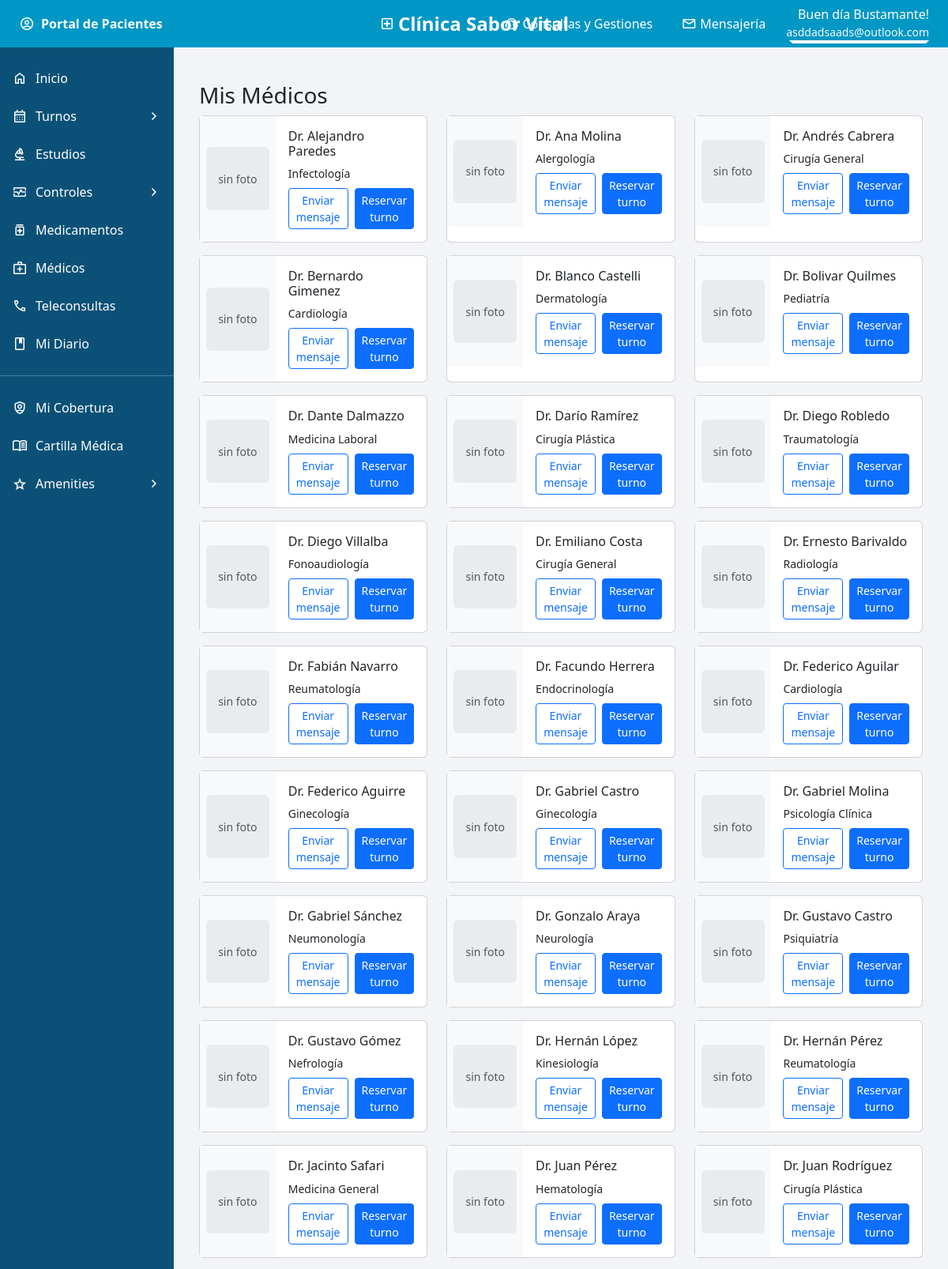
Screenshot of /pacientes/mis-medicos/9/ (signed in, upper part) with the database file from the repository.
### pacientes/models.py (models this page shows, shortened)
class Paciente(models.Model):
    perfil_usuario = models.ForeignKey(
        'usuarios.PerfilUsuario',
        on_delete=models.CASCADE,
        related_name="pacientes_asociados"
    )
    nombre = models.CharField(max_length=100)
    apellido = models.CharField(max_length=100)
    dni = models.CharField(max_length=20)
    email = models.EmailField()
    telefono = models.CharField(max_length=30)
    fecha_nacimiento = models.DateField(null=True, blank=True)
    obra_social = models.CharField(max_length=100, null=True, blank=True)

### profesionales/models.py (models this page shows, shortened)
class Profesional(models.Model):
    TIPO_CONSULTA = [
    ('PRES', 'Presencial'),
    ('TELE', 'Teleconsulta'),
    ('AMBOS', 'Hibrida'),
    ]
    nombre = models.CharField(max_length=100)
    email = models.EmailField(unique=True)
    matricula = models.CharField(max_length=50)
    telefono = models.CharField(max_length=30, null=True, blank=True)
    foto = models.ImageField(upload_to='profesionales/', null=True, blank=True)
    estado = models.BooleanField(default=True)
    servicios = models.ManyToManyField(Servicio, blank=True)
    disponibilidad = models.CharField(max_length=200)
    piso = models.IntegerField()
    consultorio = models.CharField(max_length=20, blank=True, null=True)
    horario_inicio = models.TimeField(blank=True, null=True)
    horario_fin = models.TimeField(blank=True, null=True)
    dias_disponibles = models.CharField(max_length=100, blank=True, null=True)
    tipo_consulta = models.CharField(max_length=5, choices=TIPO_CONSULTA, default='PRES')
    especialidad = models.ForeignKey(
        Especialidad,
        on_delete=models.PROTECT,
        related_name='profesionales'
    )
    class Meta:
        verbose_name = "Profesional"
        verbose_name_plural = "Profesionales"

class Especialidad(models.Model):
    nombre = models.CharField(max_length=100, unique=True)
    descripcion = models.TextField(blank=True, null=True)
    class Meta:
        verbose_name = "Especialidad"
        verbose_name_plural = "Especialidades"

### pacientes/views.py (the view)
# urls.py: path("mis-medicos/<int:paciente_id>/", views.mis_medicos, name="mis_medicos"),
def mis_medicos(request, paciente_id):
    paciente = cargar_paciente(request, paciente_id)
    profesionales = Profesional.objects.filter(estado=True).order_by("nombre")
    return render(request, "pacientes/mis_medicos.html", {
        "paciente": paciente,
        "paciente_id": paciente_id,
        "profesionales": profesionales,
    })

### pacientes/context_processors.py (called while the page is built)
def paciente_context(request):
    paciente = None
    paciente_id = None
    try:
        perfil = request.user.perfil
        if perfil and hasattr(perfil, "pacientes"):
            paciente_id = request.session.get("paciente_id")
            if paciente_id:
                paciente = perfil.pacientes.filter(id=paciente_id).first()
    except:
        pass
    return {
        "paciente": paciente,
        "paciente_id": paciente_id,
    }

### pacientes/views.py (called while the page is built)
def cargar_paciente(request, paciente_id):
    perfil = request.user.perfil
    return perfil.pacientes.get(pk=paciente_id)

### pacientes/templates/pacientes/mis_medicos.html (shortened to what this page needs)
{% extends "base.html" %}
{% block content %}
<div class="container py-4">
    <h3>Mis Médicos</h3>
    <div class="row">
        {% for p in profesionales %}
        <div class="col-md-4 mb-3">
            <div class="card h-100">
                <div class="row g-0">
                    <div class="col-4 d-flex align-items-center justify-content-center bg-light">
                        {% if p.foto %}
                            <img src="{{ p.foto.url }}" class="img-fluid rounded-start" style="max-height:90px;">
                        {% else %}
                            <div style="width:80px;height:80px;background:#e9ecef;border-radius:6px;display:flex;align-items:center;justify-content:center;">
                                <small class="text-muted">sin foto</small>
                            </div>
                        {% endif %}
                    </div>
                    <div class="col-8">
                        <div class="card-body">
                            <h6 class="card-title">{{ p.nombre }}</h6>
                            <p class="card-text small mb-2">{{ p.especialidad.nombre }}</p>
                            <div class="d-flex gap-2">
                                <a class="btn btn-outline-primary btn-sm" href="{% url 'pacientes:mensajeria' paciente.id %}">Enviar mensaje</a>
                                {% if p.estado %}
                                    {% if paciente %}
                                        <a class="btn btn-primary btn-sm" href="{% url 'turnos:solicitar_turno' paciente.id % }}?prof={{ p.id }}">Reservar turno</a>
                                {% else %}
                                    <button class="btn btn-secondary btn-sm" disabled>Sin turnos web</button>
                                {% endif %}
                            </div>
                        </div>
                    </div>
                </div>
            </div>
        </div>
        {% endfor %}
    </div>
</div>
{% endblock %}

### templates/base.html (shortened to what this page needs)
{% load static %}
<!DOCTYPE html>
<html lang="es">
<head>
    <link href="https://cdn.jsdelivr.net/npm/bootstrap@5.3.2/dist/css/bootstrap.min.css" rel="stylesheet">
    <link rel="stylesheet" href="{% static 'css/layout.css' %}">
</head>
<body>
    <div class="topbar d-flex align-items-center justify-content-between px-4 text-white">
        <div class="d-flex align-items-center gap-2 fw-bold">
            <span class="material-symbols-outlined">account_circle</span>
            Portal de Pacientes
        </div>
        <div class="topbar-center position-absolute start-50 translate-middle-x">
            <a href="{% url 'usuarios:portal_paciente' paciente.id %}"
                class="d-flex align-items-center gap-1 text-white text-decoration-none">
                <span class="material-symbols-outlined">local_hospital</span>
                Clínica Sabor Vital
            </a>
        </div>
        <div class="d-flex align-items-center gap-3 ms-auto">
            <a href="{% url 'pacientes:consultas_gestiones' paciente.id %}"
               class="topbar-link d-flex align-items-center gap-1 text-white text-decoration-none">
                <span class="material-symbols-outlined">support_agent</span>
                Consultas y Gestiones
            </a>
            <a href="{% url 'pacientes:mensajeria' paciente.id %}"
               class="topbar-link d-flex align-items-center gap-1 text-white text-decoration-none">
                <span class="material-symbols-outlined">mail</span>
                Mensajería
            </a>
            <div class="dropdown">
                <div class="d-flex flex-column text-end text-white dropdown-toggle"
                     data-bs-toggle="dropdown" style="cursor:pointer;">
                    <span>Buen día {{ paciente.nombre }}!</span>
                    <small class="text-light">{{ paciente.email }}</small>
                </div>
            </div>
        </div>
    </div>
    <div class="sidebar">
        <a href="{% url 'usuarios:portal_paciente' paciente.id %}">
            <span class="material-symbols-outlined">home</span>
            <span class="text">Inicio</span>
        </a>
        <a data-bs-toggle="collapse" href="#submenuTurnos">
            <span class="material-symbols-outlined">calendar_month</span>
            <span class="text">Turnos</span>
            <span class="material-symbols-outlined">chevron_right</span>
        </a>
        <a href="{% url 'pacientes:estudios' paciente.id %}">
            <span class="material-symbols-outlined">biotech</span>
            <span class="text">Estudios</span>
        </a>
        <a data-bs-toggle="collapse" href="#submenuControles">
            <span class="material-symbols-outlined">monitor_heart</span>
            <span class="text">Controles</span>
            <span class="material-symbols-outlined">chevron_right</span>
        </a>
        <a href="{% url 'pacientes:medicamentos' paciente.id %}">
            <span class="material-symbols-outlined">medication</span>
            <span class="text">Medicamentos</span>
        </a>
        <a href="{% url 'pacientes:mis_medicos' paciente.id %}">
            <span class="material-symbols-outlined">medical_services</span>
            <span class="text">Médicos</span>
        </a>
        <a href="{% url 'pacientes:teleconsultas' paciente.id %}">
            <span class="material-symbols-outlined">call</span>
            <span class="text">Teleconsultas</span>
        </a>
        <a href="{% url 'pacientes:mi_diario' paciente.id %}">
            <span class="material-symbols-outlined">book</span>
            <span class="text">Mi Diario</span>
        </a>
        <hr class="text-white">
        <a href="#">
            <span class="material-symbols-outlined">shield_person</span>
            <span class="text">Mi Cobertura</span>
        </a>
        <a href="{% url 'pacientes:cartilla' paciente.id %}">
            <span class="material-symbols-outlined">menu_book</span>
            <span class="text">Cartilla Médica</span>
        </a>
        <a data-bs-toggle="collapse" href="#submenuAmenities">
            <span class="material-symbols-outlined">grade</span>
            <span class="text">Amenities</span>
            <span class="material-symbols-outlined">chevron_right</span>
        </a>
    </div>
    <div class="content">
        {% block content %}{% endblock %}
    </div>
</body>
</html>

### static/css/layout.css (style rules this page uses)
body { background-color: #f2f4f7; margin: 0; }
.material-symbols-outlined { font-size: 20px; color: white; }
.topbar { background-color: #0097c4; height: 60px; position: fixed; top: 0; left: 0; right: 0; z-index: 1000; }
.sidebar { background-color: #0b5177; width: 220px; position: fixed; top: 60px; bottom: 0; left: 0; overflow-y: auto; padding-top: 15px; }
.sidebar a { color: #fff; text-decoration: none; padding: 12px 15px; display: flex; align-items: center; justify-content: space-between; }
.sidebar .text { flex-grow: 1; margin-left: 10px; }
.content { margin-left: 220px; margin-top: 60px; padding: 20px; }
.topbar-center { font-size: 1.5rem; font-weight: 600; position: relative; }
.topbar-link { padding: 6px 10px; border-radius: 6px; transition: background-color 0.2s ease; }

### rows the page displays
Paciente: nombre "Bustamante", email "asddadsaads@outlook.com"
Profesional: foto "sin foto", nombre "Dr. Alejandro Paredes", especialidad.nombre "Infectología"
Profesional: foto "sin foto", nombre "Dr. Ana Molina", especialidad.nombre "Alergología"
Profesional: foto "sin foto", nombre "Dr. Andrés Cabrera", especialidad.nombre "Cirugía General"
Profesional: foto "sin foto", nombre "Dr. Bernardo Gimenez", especialidad.nombre "Cardiología"
Profesional: foto "sin foto", nombre "Dr. Blanco Castelli", especialidad.nombre "Dermatología"
Profesional: foto "sin foto", nombre "Dr. Bolivar Quilmes", especialidad.nombre "Pediatría"
Profesional: foto "sin foto", nombre "Dr. Dante Dalmazzo", especialidad.nombre "Medicina Laboral"
Profesional: foto "sin foto", nombre "Dr. Darío Ramírez", especialidad.nombre "Cirugía Plástica"
Profesional: foto "sin foto", nombre "Dr. Diego Robledo", especialidad.nombre "Traumatología"
Profesional: foto "sin foto", nombre "Dr. Diego Villalba", especialidad.nombre "Fonoaudiología"
Profesional: foto "sin foto", nombre "Dr. Emiliano Costa", especialidad.nombre "Cirugía General"
Profesional: foto "sin foto", nombre "Dr. Ernesto Barivaldo", especialidad.nombre "Radiología"
Profesional: foto "sin foto", nombre "Dr. Fabián Navarro", especialidad.nombre "Reumatología"
Profesional: foto "sin foto", nombre "Dr. Facundo Herrera", especialidad.nombre "Endocrinología"
Profesional: foto "sin foto", nombre "Dr. Federico Aguilar", especialidad.nombre "Cardiología"
Profesional: foto "sin foto", nombre "Dr. Federico Aguirre", especialidad.nombre "Ginecología"
Profesional: foto "sin foto", nombre "Dr. Gabriel Castro", especialidad.nombre "Ginecología"
Profesional: foto "sin foto", nombre "Dr. Gabriel Molina", especialidad.nombre "Psicología Clínica"
Profesional: foto "sin foto", nombre "Dr. Gabriel Sánchez", especialidad.nombre "Neumonología"
Profesional: foto "sin foto", nombre "Dr. Gonzalo Araya", especialidad.nombre "Neurología"
Profesional: foto "sin foto", nombre "Dr. Gustavo Castro", especialidad.nombre "Psiquiatría"
Profesional: foto "sin foto", nombre "Dr. Gustavo Gómez", especialidad.nombre "Nefrología"
Profesional: foto "sin foto", nombre "Dr. Hernán López", especialidad.nombre "Kinesiología"
Profesional: foto "sin foto", nombre "Dr. Hernán Pérez", especialidad.nombre "Reumatología"
Profesional: foto "sin foto", nombre "Dr. Jacinto Safari", especialidad.nombre "Medicina General"
Profesional: foto "sin foto", nombre "Dr. Juan Pérez", especialidad.nombre "Hematología"
Profesional: foto "sin foto", nombre "Dr. Juan Rodríguez", especialidad.nombre "Cirugía Plástica"
